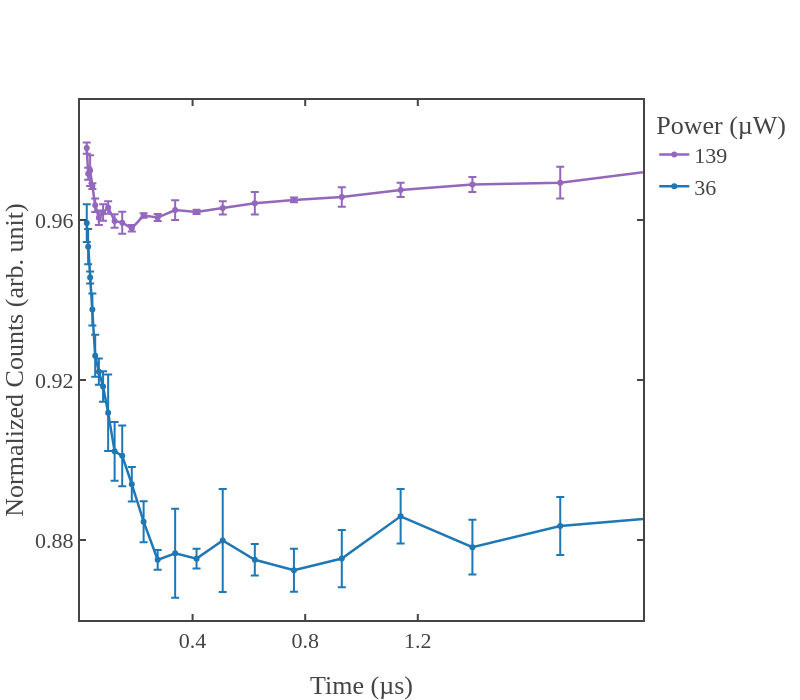

Notebook cell for this chart:
### Markdown cell above
### Citric acid

### Code cell
import os
import numpy as np
import plotly.graph_objects as go
import plotly.io as pio  # Required for saving as PNG

# ============================================================
# --- Signal Processing Functions ---
# ============================================================
def signal(data, samples, first='reference'):
    data_shape = data.shape[0]
    steps = int(data_shape / (2 * samples))

    if first.lower() == 'reference':
        reference_samples = np.mean(np.reshape(data[::2], (steps, samples)), axis=1)
        signal_samples = np.mean(np.reshape(data[1::2], (steps, samples)), axis=1)
    elif first.lower() == 'signal':
        signal_samples = np.mean(np.reshape(data[::2], (steps, samples)), axis=1)
        reference_samples = np.mean(np.reshape(data[1::2], (steps, samples)), axis=1)
    else:
        raise ValueError("`first` must be either 'reference' or 'signal'")

    signal_photon = signal_samples / reference_samples
    return signal_photon, reference_samples, signal_samples

def data_to_time_signal(data, samples, first='reference'):
    time = data['time_axis']
    signal_photon, reference_samples, signal_samples = signal(data['avg_data'], samples, first=first)
    return time, signal_photon, reference_samples, signal_samples

# ============================================================
# --- Plotly Template & Calibration ---
# ============================================================
fig_template = go.layout.Template()
fig_template.layout = {
    'template': 'simple_white+presentation',
    'autosize': False,
    'width': 800,
    'height': 600,
    'xaxis': {
        'ticks': 'inside',
        'mirror': 'ticks',
        'linewidth': 2.0,
        'tickwidth': 2.0,
        'ticklen': 6,
        'showline': True,
        'showgrid': False,
        'zerolinecolor': 'white',
    },
    'yaxis': {
        'ticks': 'inside',
        'mirror': 'ticks',
        'linewidth': 2.0,
        'tickwidth': 2.0,
        'ticklen': 6,
        'showline': True,
        'showgrid': False,
        'zerolinecolor': 'white'
    },
    'font': {
        'family': 'mathjax',
        'size': 22,
    }
}

# --- Calibration Dictionary (source mW → sample µW) ---
calibration = {
    1: 13,
    3: 36,
    4: 47,
    5: 64,
    7: 79,
    9: 104,
    11: 139,
    13: 167,
    15: 191,
    17: 209,
    18: 221
}

# ============================================================
# --- Paths and Parameters ---
# ============================================================
samples = 2000
# Updated base path for citric acid
base_folder_root = r"D:\Atanu\Atanu_Github\T1_measurements\codes\data\2025\Oct_10\citric acid\0.1 mol"
pulse_folder = "l_50.0us"
systematic_path = r"systematic\a_5\s_2000"

# Updated cluster folders
cluster_folders = ['big cluster', 'bigger cluster', 'small cluster']
power_folders = ['p_11mW', 'p_3mW']

# --- Define Output Folder ---
output_fig_folder = r"D:\Atanu\Atanu_Github\T1_measurements\codes\figures_in_paper"
os.makedirs(output_fig_folder, exist_ok=True)

# --- Define Consistent Colors ---
color_map = {
    'p_3mW': '#1f77b4',  # Muted Blue
    'p_4mW': '#ff7f0e',  # Safety Orange
    'p_5mW': '#2ca02c',  # Cooked Asparagus Green
    'p_9mW': '#d62728',  # Brick Red
    'p_11mW': '#9467bd', # Muted Purple
    'p_18mW': '#8c564b'  # Chestnut Brown
}

# ============================================================
# --- Data Processing & Plotting Loop ---
# ============================================================
for cluster_name in cluster_folders:
    print(f"\nProcessing: {cluster_name}")
    
    # --- Initialize a new figure for each cluster ---
    fig = go.Figure()

    for power_folder in power_folders:
        try:
            source_power_mW = int(power_folder.split('_')[1].replace('mW', ''))
        except (IndexError, ValueError):
            print(f"Could not extract power from folder name: {power_folder}")
            continue

        sample_power_uW = calibration.get(source_power_mW, None)
        if sample_power_uW is None:
            print(f"No calibration available for {source_power_mW} mW. Skipping.")
            continue

        cluster_path = os.path.join(base_folder_root, cluster_name)
        folder_path = os.path.join(cluster_path, power_folder, pulse_folder, systematic_path)
        if not os.path.exists(folder_path):
            print(f"Folder does not exist: {folder_path}")
            continue

        npz_files = sorted([f for f in os.listdir(folder_path) if f.endswith('.npz')])
        if len(npz_files) < 3:
            print(f"Less than 3 datasets found in {folder_path}. Skipping.")
            continue

        signal_photon_list = []
        time_axis = None

        for npz_file in npz_files[:3]:
            npz_path = os.path.join(folder_path, npz_file)
            data = dict(np.load(npz_path))
            time_axis, signal_photon, _, _ = data_to_time_signal(data, samples, first='signal')
            signal_photon_list.append(signal_photon[1:])  # Skip first point

        signal_array = np.vstack(signal_photon_list)
        mean_signal = np.mean(signal_array, axis=0)
        std_signal = np.std(signal_array, axis=0)

        trace_color = color_map.get(power_folder, '#000000')

        fig.add_trace(go.Scatter(
            x=time_axis[1:] / 1e3,  # Convert to µs
            y=mean_signal,
            mode='markers+lines',
            name=f'{sample_power_uW}',
            line=dict(width=2.5, color=trace_color),
            marker=dict(size=6, color=trace_color),
            error_y=dict(
                type='data',
                array=std_signal,
                visible=True,
                color=trace_color
            )
        ))

    # --- Final Plot Layout ---
    fig.update_layout(
        template=fig_template,
        xaxis_title='Time (µs)',
        yaxis_title='Normalized Counts (arb. unit)',
        legend_title='Power (µW)',
        width=800,
        height=700,
        xaxis=dict(
            # range=[-10, 410],
            # tickvals=[0, 100, 200, 300, 400],
            range=[0, 2.0],
            tickvals=[0.4,0.8,1.2],
        ),  
        yaxis=dict(
            # range=[0.8, 1.12],
            # tickvals=[0.7, 0.8, 0.9, 1.0,1.1],
            range=[0.86, 0.99],
            tickvals=[0.88,0.92,0.96],
        )
    )

    # --- Show Plot ---
    fig.show()

    # # --- Save High-Resolution PNG ---
    # safe_cluster_name = cluster_name.replace(" ", "_").lower()
    
    # # Prepending "citric_acid_" to avoid overwriting your earlier plots
    # out_path = os.path.join(output_fig_folder, f"citric_acid_{safe_cluster_name}_power_dependency_zoomed_in.png")
    
    # pio.write_image(
    #     fig, 
    #     out_path, 
    #     width=800, 
    #     height=700, 
    #     scale=4
    # )
    # print(f"Saved figure: {out_path}")

### Figure 1 — Plotly figure (JSON) as saved in the notebook; plotly's stock layout.template omitted (floating-point values rounded to 4 significant figures)
{"data": [{"error_y": {"array": [0.001419, 0.001498, 0.003848, 0.0007048, 0.001697, 0.001829, 0.002033, 0.001582, 0.00168, 0.00275, 0.0008126, 0.0005792, 0.0008683, 0.002464, 0.0005015, 0.00167, 0.00281, 0.0006013, 0.002444, 0.001789, 0.001878, 0.003981, 0.00229, 0.002818, 0.006721, 0.005131, 0.004059, 0.002499, 0.003441, 0.002755, 0.003851, 0.002946, 0.003739, 0.003633, 0.00487, 0.005379, 0.004432, 0.006605, 0.002038, 0.00328, 0.003955, 0.004529, 0.00571, 0.006216, 0.009164, 0.00839, 0.008669, 0.01136, 0.01475], "color": "#9467bd", "type": "data", "visible": true}, "line": {"color": "#9467bd", "width": 2.5}, "marker": {"color": "#9467bd", "size": 6}, "mode": "markers+lines", "name": "139", "type": "scatter", "x": [0.024, 0.029, 0.036, 0.044, 0.054, 0.067, 0.082, 0.1, 0.123, 0.15, 0.184, 0.226, 0.276, 0.338, 0.414, 0.507, 0.621, 0.76, 0.93, 1.139, 1.394, 1.706, 2.088, 2.556, 3.129, 3.83, 4.688, 5.738, 7.023, 8.596, 10.52, 12.88, 15.76, 19.29, 23.62, 28.91, 35.38, 43.3, 53.0, 64.88, 79.41, 97.19, 119.0, 145.6, 178.2, 218.1, 267.0, 326.8, 400.0], "y": [0.978, 0.9716, 0.9724, 0.9685, 0.9637, 0.9606, 0.9619, 0.9631, 0.9598, 0.9593, 0.9579, 0.9611, 0.9606, 0.9625, 0.962, 0.963, 0.9642, 0.965, 0.9657, 0.9675, 0.9689, 0.9693, 0.9727, 0.9712, 0.9726, 0.9738, 0.974, 0.9743, 0.9733, 0.9757, 0.9775, 0.9817, 0.9863, 0.9899, 0.992, 0.9959, 1.003, 1.001, 0.9992, 0.9975, 0.9959, 0.9909, 0.9871, 0.9852, 0.9884, 0.9891, 0.9893, 0.991, 0.9937]}, {"error_y": {"array": [0.004717, 0.004421, 0.001507, 0.004022, 0.005241, 0.00327, 0.003816, 0.00957, 0.007361, 0.007591, 0.004291, 0.005113, 0.002471, 0.01111, 0.002448, 0.01288, 0.003949, 0.005385, 0.007162, 0.006809, 0.006834, 0.00724, 0.00756, 0.005756, 0.00661, 0.002805, 0.006693, 0.003414, 0.002304, 0.004027, 0.002456, 0.009313, 0.006205, 0.006172, 0.006163, 0.007723, 0.0108, 0.00547, 0.008535, 0.009163, 0.01281, 0.006729, 0.009613, 0.01364, 0.008013, 0.0101, 0.01744, 0.0136, 0.01783], "color": "#1f77b4", "type": "data", "visible": true}, "line": {"color": "#1f77b4", "width": 2.5}, "marker": {"color": "#1f77b4", "size": 6}, "mode": "markers+lines", "name": "36", "type": "scatter", "x": [0.024, 0.029, 0.036, 0.044, 0.054, 0.067, 0.082, 0.1, 0.123, 0.15, 0.184, 0.226, 0.276, 0.338, 0.414, 0.507, 0.621, 0.76, 0.93, 1.139, 1.394, 1.706, 2.088, 2.556, 3.129, 3.83, 4.688, 5.738, 7.023, 8.596, 10.52, 12.88, 15.76, 19.29, 23.62, 28.91, 35.38, 43.3, 53.0, 64.88, 79.41, 97.19, 119.0, 145.6, 178.2, 218.1, 267.0, 326.8, 400.0], "y": [0.9592, 0.9533, 0.9456, 0.9376, 0.926, 0.9221, 0.9184, 0.9118, 0.9022, 0.901, 0.8939, 0.8846, 0.875, 0.8767, 0.8753, 0.8799, 0.8751, 0.8724, 0.8754, 0.8859, 0.8782, 0.8835, 0.8858, 0.881, 0.8907, 0.8925, 0.8862, 0.8715, 0.8577, 0.8653, 0.8684, 0.873, 0.9048, 0.9198, 0.9306, 0.9534, 1.003, 1.019, 1.06, 1.096, 1.099, 1.102, 1.073, 1.027, 0.989, 0.948, 0.8965, 0.8659, 0.8238]}], "layout": {"height": 700, "legend": {"title": {"text": "Power (µW)"}}, "width": 800, "xaxis": {"range": [0, 2], "tickvals": [0.4, 0.8, 1.2], "title": {"text": "Time (µs)"}}, "yaxis": {"range": [0.86, 0.99], "tickvals": [0.88, 0.92, 0.96], "title": {"text": "Normalized Counts (arb. unit)"}}}}
